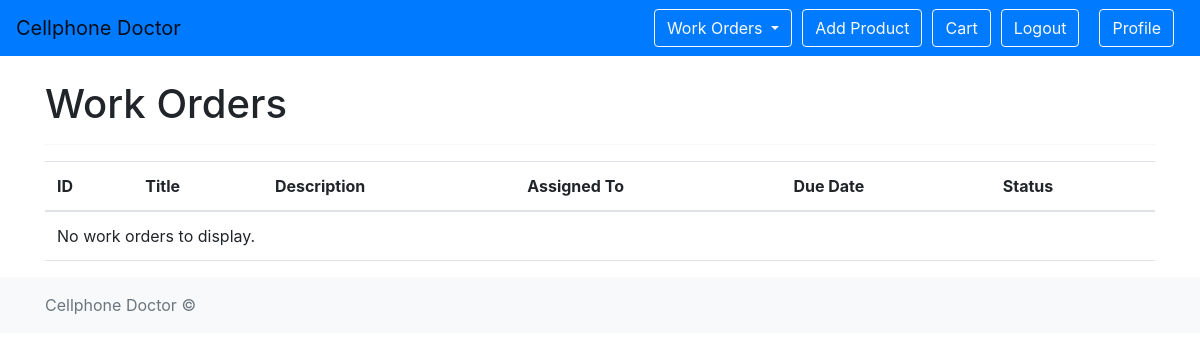
The app's page /work_orders/ (signed in), older data.
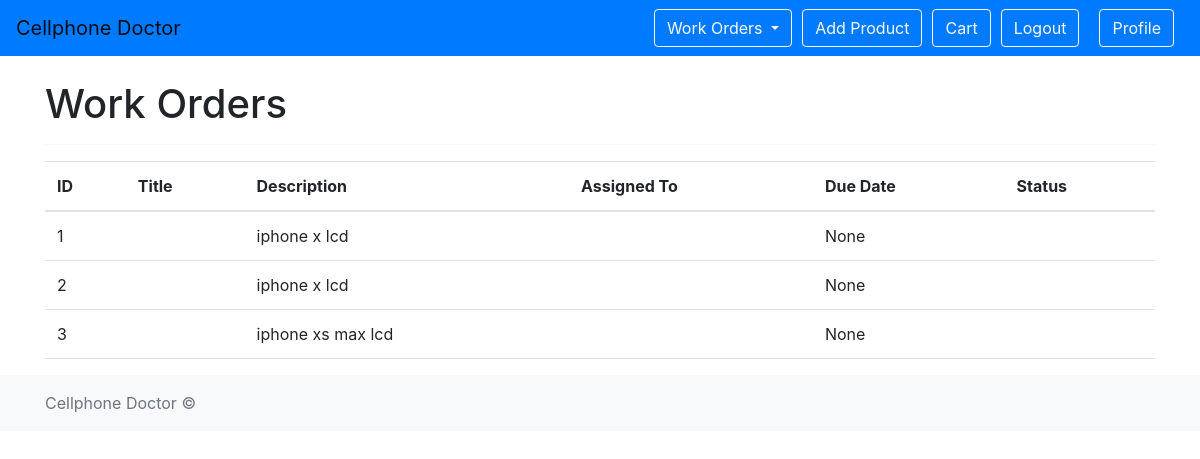
The same page, newer data.
### work_orders/models.py (models this page shows, shortened)
class WorkOrder(models.Model):
    description = models.TextField()
    created_date = models.DateTimeField(default=timezone.now)
    due_date = models.DateTimeField(blank=True, null=True)
    completed = models.BooleanField(default=False)
    created_date = models.DateTimeField(default=timezone.now)
    updated_date = models.DateTimeField(blank=True, null=True)
    created_by = models.ForeignKey(User, on_delete=models.CASCADE,
                                   related_name='workorder_created_by',
                                   blank=True, null=True)
    updated_by = models.ForeignKey(User, on_delete=models.CASCADE,
                                   related_name='workorder_updated_by',
                                   blank=True, null=True)

### work_orders/views.py (the view)
# urls.py: path('', workorder_list, name='workorder_list'),
@login_required
def workorder_list(request):
    workorders = WorkOrder.objects.all()
    return render(request, 'work_orders/workorder_list.html',
                  {'workorders': workorders})

### work_orders/templates/work_orders/workorder_list.html
{% extends 'base.html' %}
{% block content %}
  <h1>Work Orders</h1>
  <hr>
  <table class="table">
    <thead>
      <tr>
        <th>ID</th>
        <th>Title</th>
        <th>Description</th>
        <th>Assigned To</th>
        <th>Due Date</th>
        <th>Status</th>
      </tr>
    </thead>
    <tbody>
      {% for workorder in workorders %}
        <tr>
          <td>{{ workorder.id }}</td>
          <td>{{ workorder.title }}</td>
          <td>{{ workorder.description }}</td>
          <td>{{ workorder.assigned_to }}</td>
          <td>{{ workorder.due_date }}</td>
          <td>{{ workorder.status }}</td>
        </tr>
      {% empty %}
        <tr>
          <td colspan="6">No work orders to display.</td>
        </tr>
      {% endfor %}
    </tbody>
  </table>
{% endblock %}

Row changes from the older to the newer data that the page shows:
added WorkOrder: id "1", description "iphone x lcd", due_date "None"
added WorkOrder: id "2", description "iphone x lcd", due_date "None"
added WorkOrder: id "3", description "iphone xs max lcd", due_date "None"
Text that changed along with them:
text no longer shown: "No work orders to display."
